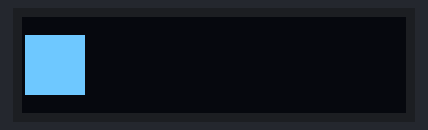
Simulated run of this program. Board: ESP32. Parts: 128×32 one-colour display.

Above: at 0.19 s.
At 2.32 s:
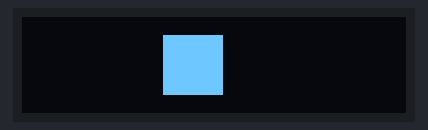
At 4.45 s:
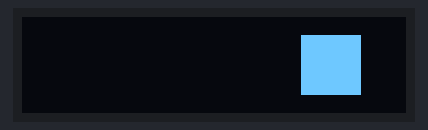
At 8.7 s:
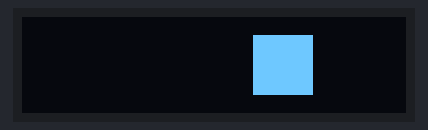
At 12.96 s:
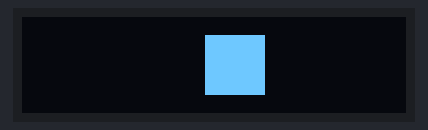
At 17.52 s:
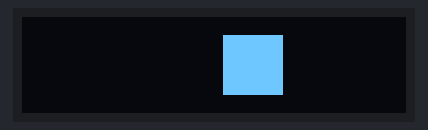

The program:

main.cpp
```cpp
#include <Arduino.h>
#include <U8g2lib.h>

U8G2_SSD1306_128X32_UNIVISION_F_HW_I2C oled(U8G2_R0);
// U8G2_SSD1306_128X64_NONAME_F_HW_I2C oled(U8G2_R0);

// The x position of the square on screen
int pos = 0;

void setup()
{
    // Start the display
    oled.begin();
}

void loop()
{
    // calculate next position (between 0 and 108)
    pos = (pos + 1) % (128 - 20);

    // Clear buffer (NOT THE DISPLAY)
    oled.clearBuffer();
    // Draw 20 wide square
    oled.drawBox(pos, 6, 20, 20);
    // Send buffer to display
    oled.sendBuffer();

    // Optional delay (1ms)
    vTaskDelay(1 / portTICK_PERIOD_MS);
}
```

Measured:
- by itself, everything shown: repeats every 16.4 s, in 54 steps
